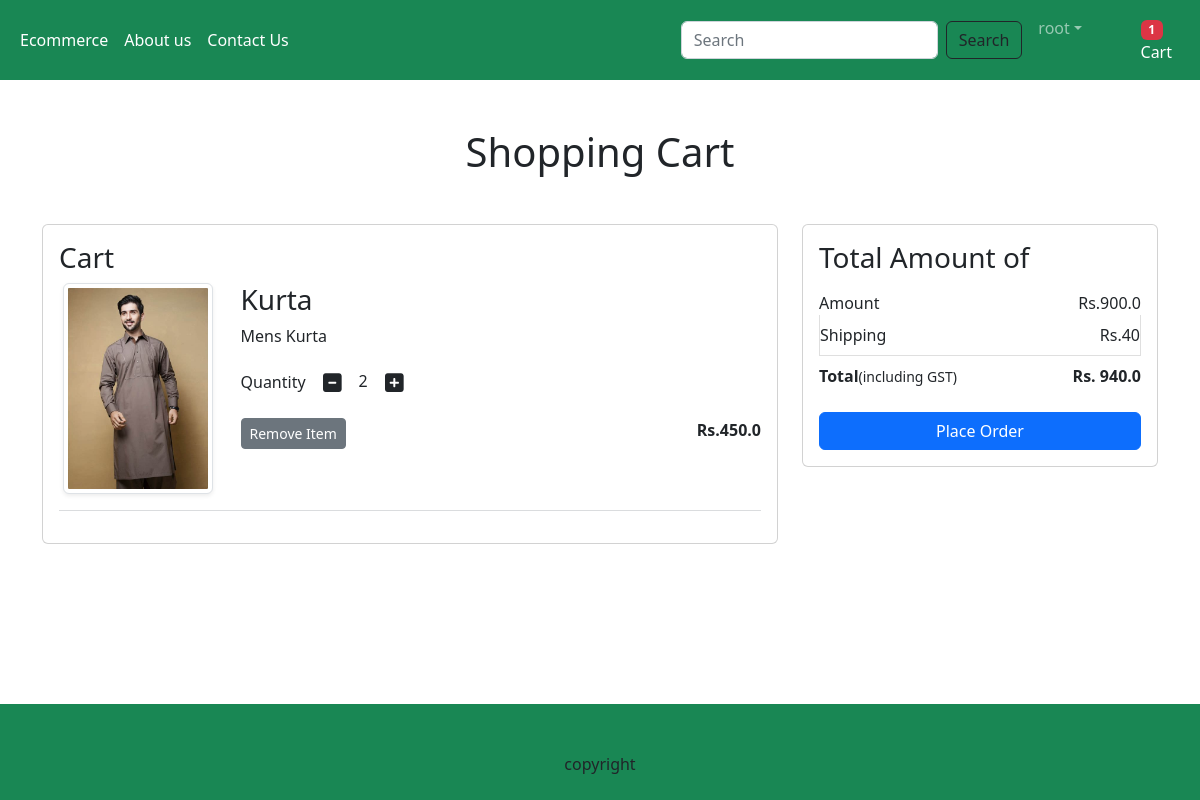
The app's page /cart/ (signed in) with its own data.
### app/models.py (models this page shows, shortened)
class Cart(models.Model):
    user=models.ForeignKey(User,on_delete=models.CASCADE)
    product=models.ForeignKey(Product,on_delete=models.CASCADE)
    quantity=models.PositiveIntegerField(default=1)

class Product(models.Model):
    title=models.CharField(max_length=100)
    selling_price=models.FloatField()
    discounted_price=models.FloatField()
    description=models.TextField()
    category=models.ForeignKey(Category,on_delete=models.CASCADE)
    product_image=models.ImageField(upload_to='product')

### app/views.py (the view)
# urls.py: path('cart/',views.show_cart,name="showcart"),
@login_required
def show_cart(request):
    totalitem=0
    if request.user.is_authenticated:
        totalitem=len(Cart.objects.filter(user=request.user))
    user=request.user
    cart=Cart.objects.filter(user=user)
    amount=0
    for p in cart:
        value=p.quantity*p.product.discounted_price
        amount+=value
    totalamount=amount+40
    return render(request,'app/addtocart.html',locals())

### app/templates/app/addtocart.html (shortened to what this page needs)
{% extends 'app/base.html' %}
{% load static %}
{% block main-content %}
    <div class="container my-5">
        <div class="row">
            {% if cart %}
            <h1 class="text-center mb-5">Shopping Cart</h1>
            <div class="col sm-8">
                <div class="card">
                    <div class="card-body">
                        <h3>Cart</h3>
                        {% for item in cart %}
                            <div class="row">
                                <div class="col-sm-3 text-center align-self-center">
                                    <img src="{{item.product.product_image.url}}" alt="" srcset=""
                                    class="img-fluid img-thumbnail shadow-sm" height="150" width="150">
                                </div>
                                <div class="col-sm-9">
                                    <div>
                                        <h3>{{item.product.title}}</h3>
                                        <p class="mb-2 text-muted-small">{{item.product.description}}</p>
                                        <div class="my-3">
                                            <label for="quantity">Quantity</label>
                                            <a class="minus-cart btn" pid={{item.product.id}}>
                                                <i class="fas fa-minus-square fa-lg"></i>
                                            </a>
                                            <span id="quantity">{{item.quantity}}</span>
                                            <a class="plus-cart btn" pid={{item.product.id}}>
                                                <i class="fas fa-plus-square fa-lg"></i>
                                            </a>
                                        </div>
                                        <div class="d-flex justify-content-between">
                                            <a href="#" class="remove-cart btn btn-sm btn-secondary mr-3" pid={{item.product.id}}>Remove Item</a>
                                            <p class="mb-0">
                                                <span><strong> Rs.{{item.product.discounted_price}}</strong></span>
                                            </p>
                                        </div>
                                    </div>
                                </div>
                            </div>
                            <hr class="text-muted">
                        {% endfor %}
                    </div>
                </div>
            </div>
            <div class="col-sm-4">
                <div class="card">
                    <div class="card-body">
                        <h3>Total Amount of</h3>
                        <ul class="list-group">
                            <li class="list-group-item d-flex justify-content-between       align-items-center border-0 px-0 pb-0">Amount<span id="amount">Rs.{{amount}}</span>
                            </li>
                            <li class="list-group-item d-flex justify-content-between       align-items-center px-0 ">Shipping<span>Rs.40</span>
                            </li>
                            <li class="list-group-item d-flex justify-content-between       align-items-center border-0 px-0 mb-3">
                                <div>
                                    <strong>Total</strong><small>(including GST)</small>
                                </div>
                                <span id="totalamount"><strong>Rs. {{totalamount}}</strong></span>
                            </li>
                        </ul>
                        <div class="d-grid"><a href="{% url 'checkout' %}" class="btn btn-primary">Place Order</a>
                        </div>
                    </div>
                </div>
            </div>
            {% else %}
            <h1 class="text-center mb-5">Cart is Empty</h1>
            {% endif %}
        </div>
    </div>
{% endblock main-content %}

### app/templates/app/base.html (shortened to what this page needs)
<!DOCTYPE html>
{% load static %}
<html lang="en">
  <head>
    <link href="https://cdn.jsdelivr.net/npm/bootstrap@5.2.2/dist/css/bootstrap.min.css" rel="stylesheet">
    <link rel="stylesheet" href="{% static 'app/css/owl.carousel.min.css'%}" >
    <link rel="stylesheet" href="{% static 'app/css/all.min.css'%}" >
    <link rel="stylesheet" href="{% static 'app/css/style.css'%}" >
</head>
  <body>
    <nav class="navbar navbar-expand-lg navbar-dark bg-success">
      <div class="container-fluid">
        <div class="collapse navbar-collapse" id="navbarSupportedContent">
          <ul class="navbar-nav me-auto mb-2 mb-lg-0">
            {% if request.user.is_authenticated %}
            <li class="nav-item">
              <a class="nav-link active" aria-current="page" href="/">Ecommerce</a>
            </li>
            <li class="nav-item">
              <a class="nav-link text-white" href="{% url 'about' %}">About us</a>
            </li>
            <li class="nav-item">
              <a class="nav-link text-white" href="{% url 'contact' %}">Contact Us</a>
            </li>
          </ul>
          <form class="d-flex" role="search" action="/search">
            <input class="form-control me-2" type="search" placeholder="Search" name="search" aria-label="Search">
            <button class="btn btn-outline-dark" type="submit">Search</button>
          </form>
        </div>
        <ul class="navbar-nav me-auto mb-2 mb-lg-0">
          <li class="navbar-item dropdown mx-2">
            <a class="nav-link dropdown-toggle white-text" href="#"
            id="profileDropdown" role="button" data-bs-toggle="dropdown" aria-expanded="false">
            {{request.user.username}}</a>
            <ul class="dropdown-menu" aria-labelledby="profileDropdown">
                <li> <a class="dropdown-item" href="{% url 'logout' %}">Logout</li>
            </ul>
          </li>
          <li class="nav-item mx-2">
            <a href="{% url 'showcart' %}" class="nav-link text-white">
              <span class="badge bg-danger">{% if totalitem > 0 %}{{totalitem}}{% endif %}</span>
              Cart </a>
          </li>
          {%endif%}
        </ul>
      </div>
    </nav>
    {% block main-content %}{% endblock main-content %}
    <br><br>
    <footer class="bg-success text-center p-5">
      copyright
    </footer>
  </body>
</html>

### app/static/app/css/style.css (style rules this page uses)
body { display: flex; flex-direction: column; min-height:100vh; }
footer { margin-top:auto; height:30px; }

### records on screen
Cart: product.product_image (picture), product "Kurta", product.description "Mens Kurta", quantity "2", product.discounted_price "450.0"

### other values on screen
{{ request.user.username }} "root"
{{ totalitem }} "1"
{{ amount }} "900.0"
{{ totalamount }} "940.0"
